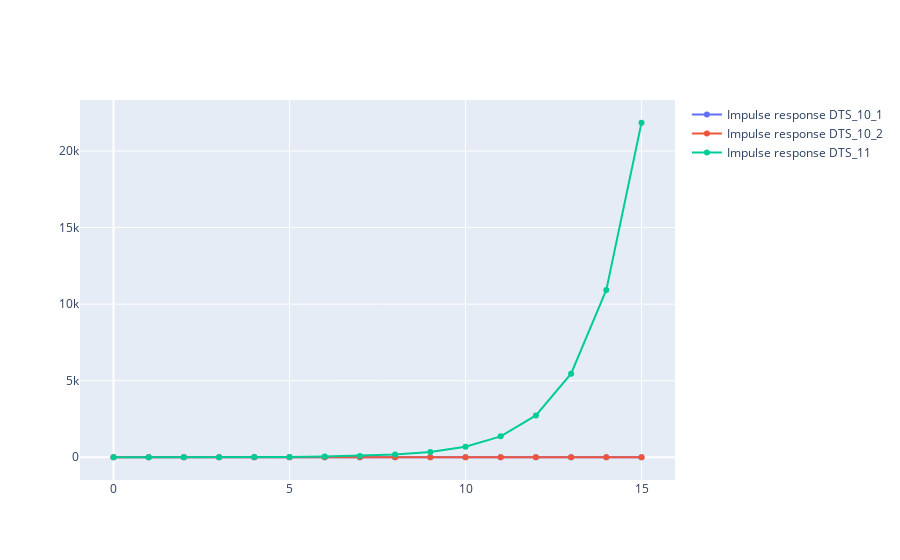

Notebook cell for this chart:
### Code cell
fig = go.Figure()
N = len(x)
x_axis = np.linspace(0, 15, N)
fig.add_traces(go.Scatter( 
                        x = x_axis, y = y_DTS_10_1, mode='markers+lines', name= 'Impulse response DTS_10_1'))
fig.add_traces(go.Scatter( 
                        x = x_axis, y = y_DTS_10_2, mode='markers+lines', name= 'Impulse response DTS_10_2'))
fig.add_traces(go.Scatter( 
                        x = x_axis, y = y_DTS_11, mode='markers+lines', name= 'Impulse response DTS_11'))

fig.update_layout(
        xaxis=go.layout.XAxis(
        title=go.layout.xaxis.Title(
            text="<br><sup>"
            )
        )
    )

### Figure 1 — Plotly figure (JSON) as saved in the notebook; plotly's stock layout.template omitted (floating-point values rounded to 4 significant figures)
{"data": [{"mode": "markers+lines", "name": "Impulse response DTS_10_1", "type": "scatter", "x": [0, 1, 2, 3, 4, 5, 6, 7, 8, 9, 10, 11, 12, 13, 14, 15], "y": [1, 0.6, 0.36, 0.216, 0.1296, 0.07776, 0.04666, 0.02799, 0.0168, 0.01008, 0.006047, 0.003628, 0.002177, 0.001306, 0.0007836, 0.0004702]}, {"mode": "markers+lines", "name": "Impulse response DTS_10_2", "type": "scatter", "x": [0, 1, 2, 3, 4, 5, 6, 7, 8, 9, 10, 11, 12, 13, 14, 15], "y": [4, 0.6667, 0.7778, 0.2407, 0.1698, 0.06842, 0.03969, 0.01802, 0.009619, 0.004606, 0.002371, 0.001163, 0.0005889, 0.000292, 0.0001468, 7.313e-05]}, {"mode": "markers+lines", "name": "Impulse response DTS_11", "type": "scatter", "x": [0, 1, 2, 3, 4, 5, 6, 7, 8, 9, 10, 11, 12, 13, 14, 15], "y": [2, 0, 4, 4, 12, 20, 44, 84, 172, 340, 684, 1364, 2732, 5460, 10924, 21844]}], "layout": {"xaxis": {"title": {"text": "<br><sup>"}}}}
